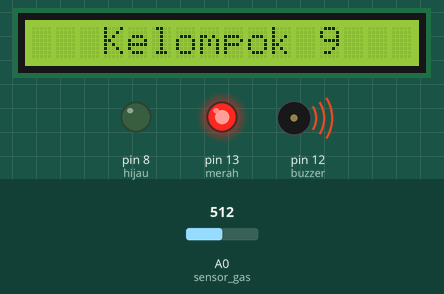
Recording of a sketch running on a simulated Arduino Uno, built with avr-gcc and run on an emulated ATmega328P. Parts: 16×1 character LCD, output pins drawn as LEDs (lit = HIGH), buzzer (waves = sounding, pin HIGH). Inputs (shaded band) come from the test bench; at power-on: A0 (sensor_gas) = 512. What the sketch prints to the serial monitor is not drawn.

Above: at 1.3 s.
1.4 s: A0 (sensor_gas) set to 486
At 2.9 s:
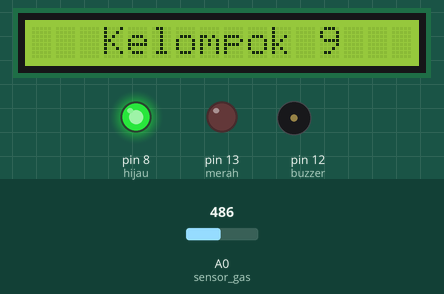
7.4 s: A0 (sensor_gas) set to 510
At 8.7 s:
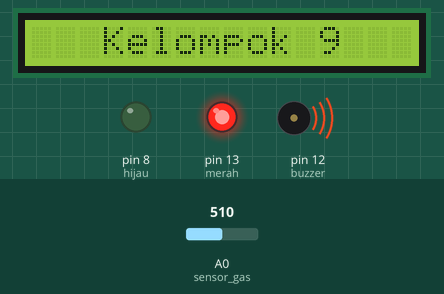
13.4 s: A0 (sensor_gas) set to 490
At 15.7 s:
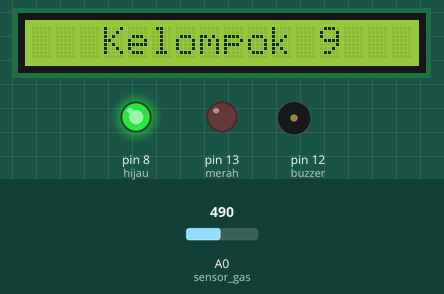
Timing chart, 0 to 17.2 s (numbered marks = the images above; inputs shaded):
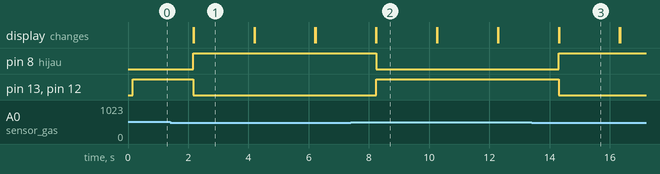

Measured:
- the behaviour switches between 500 and 499 on A0 (sensor_gas) (found by bisection; images 0 and 1)
- after the input at 1.4 s, pin 8 (hijau): LOW → HIGH after 0.77 s; pin 13 (merah), pin 12 (buzzer): HIGH → LOW after 0.77 s
- after the input at 7.4 s, pin 8 (hijau): HIGH → LOW after 0.84 s; pin 13 (merah), pin 12 (buzzer): LOW → HIGH after 0.84 s
- after the input at 13.4 s, pin 8 (hijau): LOW → HIGH after 0.91 s; pin 13 (merah), pin 12 (buzzer): HIGH → LOW after 0.91 s
- what the display in image 1 shows lasts 2.0 s, from 2.2 s to 4.2 s

The sketch:

main.ino
```cpp
#include <Wire.h>
#include <LiquidCrystal_I2C.h>


LiquidCrystal_I2C lcd(0x27,20,4);

const int sensor_gas = A0;
int keluar_gas = 11;
const int merah = 13;
const int hijau = 8;
const int buzzer = 12;


void setup() {

     Serial.begin(9600);
     lcd.begin(16,1);
     lcd.init();
     lcd.backlight();
     lcd.print("selamat datang");
     lcd.clear();
     pinMode(sensor_gas, INPUT);
     pinMode(merah, OUTPUT);
     pinMode(hijau, OUTPUT);
     pinMode(buzzer, OUTPUT);

}


void loop() {


    int nilai = analogRead(sensor_gas);
    Serial.println(nilai);

    if(nilai >= 500){

      lcd.setCursor(4,0);
      lcd.print("GAS NYALA");
      digitalWrite(merah, HIGH);
      digitalWrite(hijau, LOW);
      digitalWrite(buzzer, HIGH);
      lcd.setCursor(3,1);
      lcd.print("Kelompok 9");
      delay(2000);
      lcd.clear();

    } else if ( nilai <= 500) {

      lcd.setCursor(4,0);
      lcd.print("GAS MATI");
      digitalWrite(merah, LOW);
      digitalWrite(hijau, HIGH);
      digitalWrite(buzzer, LOW);
      lcd.setCursor(3,1);
      lcd.print("Kelompok 9");
      delay(2000);
      lcd.clear();

    }


}
```
